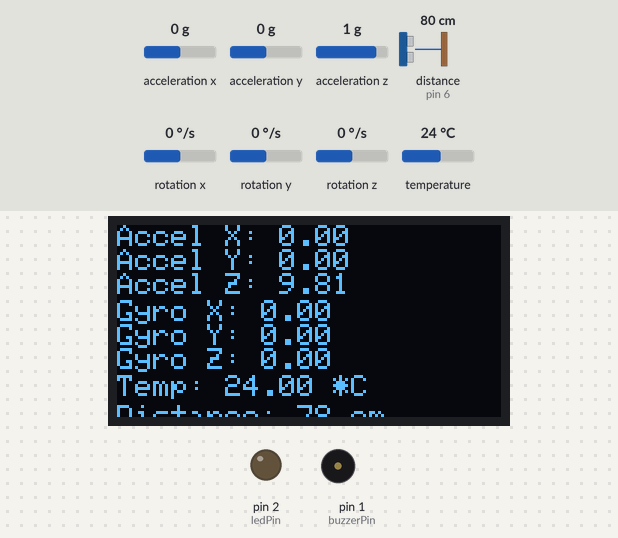
Simulated run of this sketch. Board: Arduino Uno, built with avr-gcc and run on an emulated ATmega328P. Shown: 128×64 one-colour display, output pins drawn as LEDs (lit = HIGH), buzzer (waves = sounding). Wiring (inferred from the names in the program): ultrasonic range finder: trigger pin 5; echo pin 6. Inputs (shaded band) come from the test bench; at power-on: acceleration y 0 g, distance to the obstacle (sensor on pin 6) 80 cm, acceleration z 1 g, acceleration x 0 g, rotation x 0 °/s, rotation y 0 °/s, rotation z 0 °/s, temperature 24 °C. The echo pulse lasts 58.3 µs per cm; the display library's start-up logo is not drawn; pins used as bus, display or sensor lines are not drawn; what the sketch prints to the serial monitor is not drawn.

Above: at 3.2 s.
3.3 s: acceleration y set to -0.9 g
At 4.6 s:
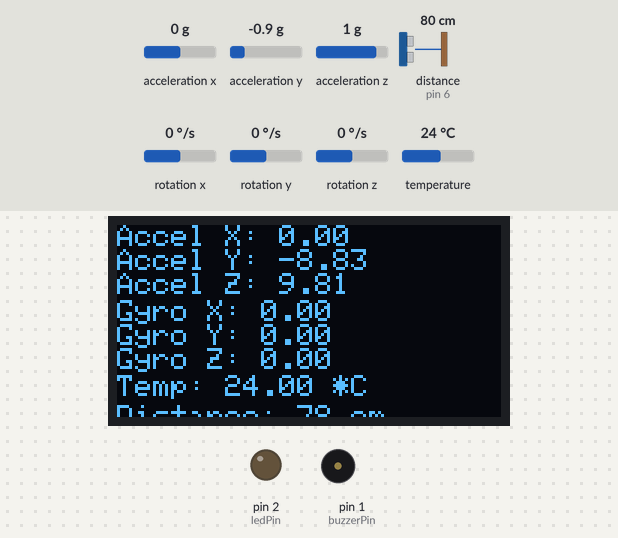
5.2 s: acceleration y set to -1.2 g
At 7.1 s:
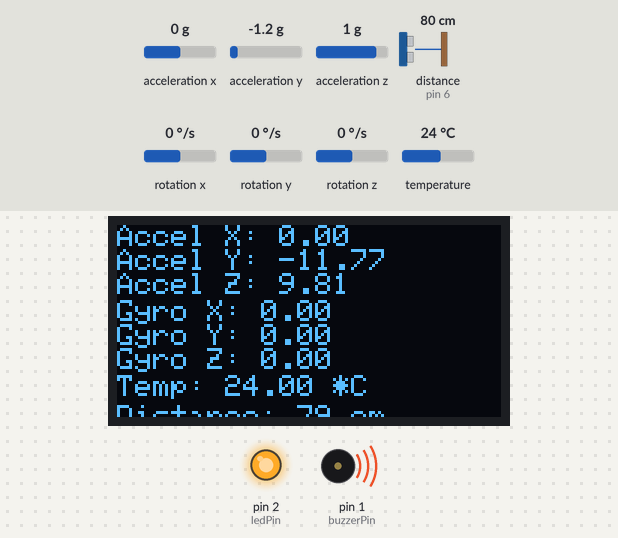
7.4 s: distance to the obstacle (sensor on pin 6) set to 4 cm
At 8.7 s:
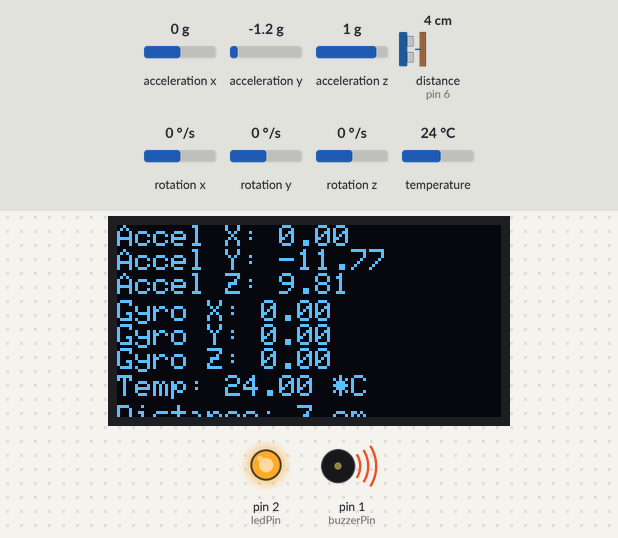
9.0 s: distance to the obstacle (sensor on pin 6) set to 2 cm
10.7 s: acceleration z set to 1.4 g
At 12.5 s:
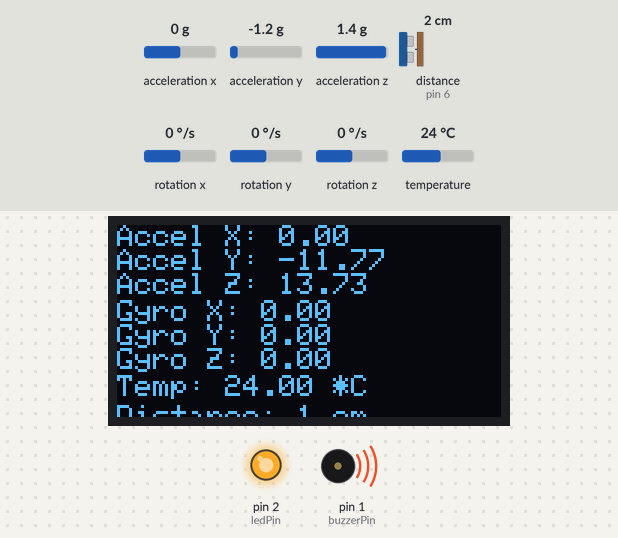
12.8 s: acceleration x set to -1.4 g
At 14.9 s:
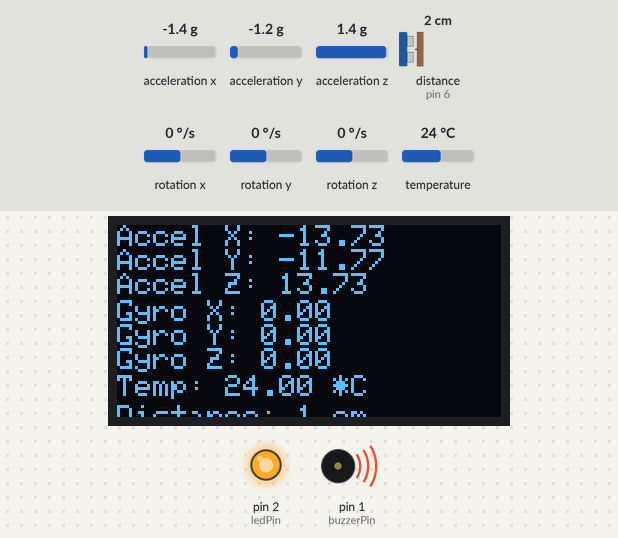
Timing chart, 0 to 16.0 s (numbered marks = the images above; inputs shaded):
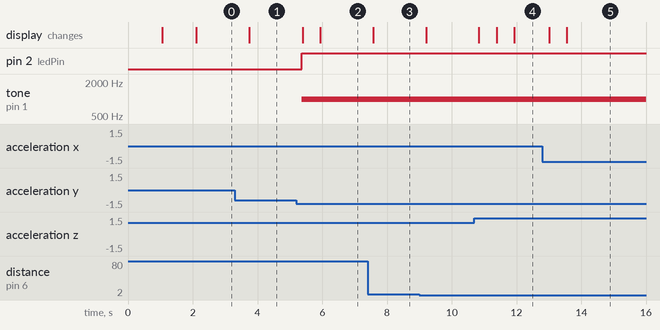

The sketch:

industrial_monitoring_jun27a.ino
```cpp
#include <Wire.h>
#include <Adafruit_GFX.h>
#include <Adafruit_SSD1306.h>
#include <Adafruit_MPU6050.h>

// OLED display dimensions
#define SCREEN_WIDTH 128
#define SCREEN_HEIGHT 64
#define OLED_RESET    -1
Adafruit_SSD1306 display(SCREEN_WIDTH, SCREEN_HEIGHT, &Wire, OLED_RESET);

Adafruit_MPU6050 mpu;

const int buzzerPin = 1;
const int ledPin = 2;

// HC-SR04 sensor pins
const int trigPin = 5;
const int echoPin = 6;

void setup() {
  // Initialize serial communication
  Serial.begin(115200);
  delay(1000);  // Pause for 1 second to allow serial monitor to start

  // Initialize I2C communication
  Wire.begin();

  // Initialize MPU6050
  if (!mpu.begin()) {
    Serial.println("Failed to find MPU6050 chip");
    while (1) {
      delay(10);
    }
  }

  // Initialize OLED display
  if (!display.begin(SSD1306_SWITCHCAPVCC, 0x3C)) {
    Serial.println(F("SSD1306 allocation failed"));
    for (;;);
  }
  display.display();
  delay(1000);  // Pause for 1 second
  display.clearDisplay();

  // Configure the MPU6050 sensor
  mpu.setAccelerometerRange(MPU6050_RANGE_8_G);
  mpu.setGyroRange(MPU6050_RANGE_500_DEG);
  mpu.setFilterBandwidth(MPU6050_BAND_21_HZ);

  // Initialize buzzer pin
  pinMode(buzzerPin, OUTPUT);
  digitalWrite(buzzerPin, LOW);

  // Initialize LED pin
  pinMode(ledPin, OUTPUT);
  digitalWrite(ledPin, LOW);

  // Initialize ultrasonic sensor pins
  pinMode(trigPin, OUTPUT);
  pinMode(echoPin, INPUT);
}

long readUltrasonicDistance() {
  long duration, distance;

  // Clear the trigPin
  digitalWrite(trigPin, LOW);
  delayMicroseconds(2);

  // Set the trigPin on HIGH state for 10 microseconds
  digitalWrite(trigPin, HIGH);
  delayMicroseconds(10);
  digitalWrite(trigPin, LOW);

  // Read the echoPin, returns the sound wave travel time in microseconds
  duration = pulseIn(echoPin, HIGH);

  // Calculate the distance
  distance = duration * 0.034 / 2;

  return distance;
}

void loop() {
  // Get new sensor events with the readings
  sensors_event_t a, g, temp;
  mpu.getEvent(&a, &g, &temp);

  // Read ultrasonic sensor and get the distance
  long distance = readUltrasonicDistance();
  Serial.print("distance=");
  Serial.println(distance);

  // Clear the buffer
  display.clearDisplay();

  // Display acceleration values
  display.setTextSize(0.5);
  display.setTextColor(SSD1306_WHITE);
  display.setCursor(0, 0);
  display.print("Accel X: "); display.println(a.acceleration.x);
  display.print("Accel Y: "); display.println(a.acceleration.y);
  display.print("Accel Z: "); display.println(a.acceleration.z);

  // Display gyroscope values
  display.setCursor(0, 25);
  display.print("Gyro X: "); display.println(g.gyro.x);
  display.print("Gyro Y: "); display.println(g.gyro.y);
  display.print("Gyro Z: "); display.println(g.gyro.z);

  // Display temperature value
  display.setCursor(0, 50);
  display.print("Temp: "); display.print(temp.temperature); display.println(" *C");

  // Display ultrasonic sensor value
  display.setCursor(0, 60);
  display.print("Distance: "); display.print(distance); display.println(" cm");

  // Check if the temperature exceeds certail threshold
  if (temp.temperature > 50.0) {
    tone(buzzerPin, 1000);  // Turn on the buzzer
    digitalWrite(ledPin, HIGH);  // Turn on the LED
    Serial.println("Temperature exceeded limit!");
  } else {
    noTone(buzzerPin);   // Turn off the buzzer
    digitalWrite(ledPin, LOW);   // Turn off the LED
  }

  // Check if the tilt exceeds safe threshold
  if (abs(a.acceleration.x) > 10.0 || abs(a.acceleration.y) > 10.0 || abs(a.acceleration.z) > 10.0) {
    tone(buzzerPin, 1000);  // Turn on the buzzer
    digitalWrite(ledPin, HIGH);  // Turn on the LED
    Serial.println("Tilt exceeded safe threshold!");
  } else if (temp.temperature <= 50.0) {
    noTone(buzzerPin);   // Turn off the buzzer
    digitalWrite(ledPin, LOW);   // Turn off the LED
  }

  // Check if the distance is less than a certain threshold
  if (distance < 2) {
    tone(buzzerPin, 1000);  // Turn on the buzzer
    digitalWrite(ledPin, HIGH);  // Turn on the LED
    Serial.println("Object detected within 2 cm!");
  } else if (temp.temperature <= 50.0 && abs(a.acceleration.x) <= 10.0 && abs(a.acceleration.y) <= 10.0 && abs(a.acceleration.z) <= 10.0) {
    noTone(buzzerPin);   // Turn off the buzzer
    digitalWrite(ledPin, LOW);   // Turn off the LED
  }

  display.display();

  // Delay to make it readable
  delay(500);
}
```

Measured:
- the behaviour switches between -1 and -1.1 g on acceleration y (found by bisection; images 1 and 2)
- after the input at 3.3 s, the display: changes after 0.45 s (image 1)
- after the input at 5.2 s, pin 2 (ledPin): LOW → HIGH after 0.17 s; tone on pin 1 (buzzerPin): silent → 1000 Hz after 0.17 s; the display: first changes after 0.19 s (image 2 shows a later state)
- after the input at 7.4 s, the display: changes after 0.18 s (image 3)
- after the input at 10.7 s, the display: changes after 0.14 s (image 4)
- after the input at 12.8 s, the display: first changes after 0.22 s (image 5 shows a later state)
